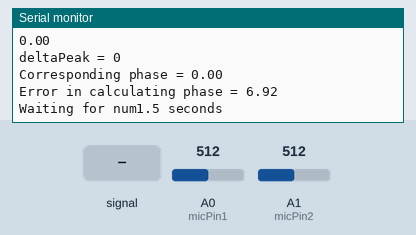
Recording of a sketch running on a simulated Teensy 4. Parts: the last lines printed to the serial monitor. The inputs (shaded band) are chosen by the test bench; at power-on: A1 (micPin2) = 512, A0 (micPin1) = 512 (analog values on the 0–1023 scale).

Above: at 1.7 s.
1.8 s: A0 (micPin1) fed a 200 Hz sine of ±81 counts around its level
3.3 s: A1 (micPin2) fed a 200 Hz sine of ±81 counts around its level
4.8 s: A1 (micPin2) set to 716
At 4.8 s:
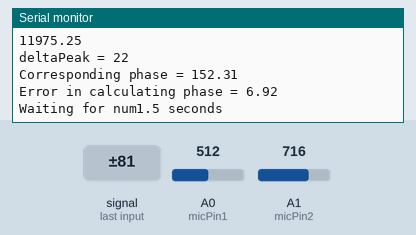
6.3 s: A0 (micPin1) set to 15
At 6.46 s:
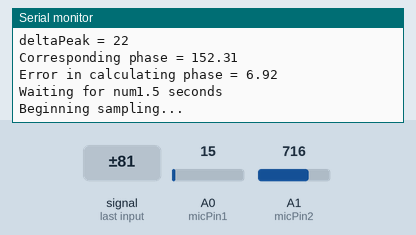
7.8 s: A1 (micPin2) fed a 1000 Hz sine of ±255 counts around its level
Timing chart, 0 to 10.3 s (numbered marks = the images above; inputs shaded):
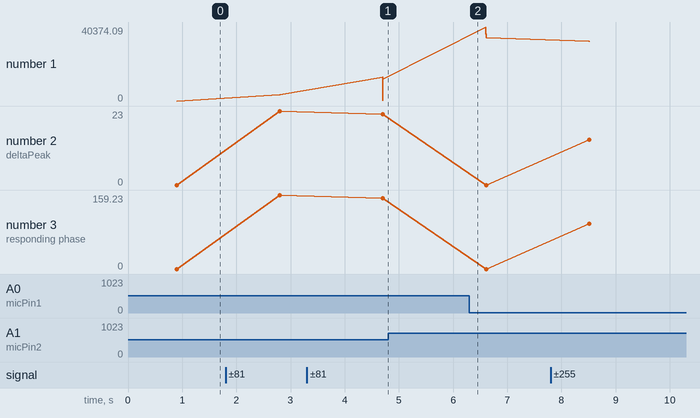

The sketch:

phase-calc-test.ino
```cpp
/* TESTED WITH FUNCGEN!
  takes 2 waveforms of same freqency, 1 lagging by some phase
  code performs beamforming algorithm at several times
  and calculates the phase difference of the 2 waveforms
*/
const int signalFreq = 100;

const int micPin1 = A0;
const int micPin2 = A1;

IntervalTimer samplingTimer;
const int numSamples = 512;   //total number of samples in waveform
volatile int sampleCounter;   //must be volatile because is used in both main() and ISR
int samples[2][numSamples]; //stores 2 waveforms

const int ANALOG_READ_RESOLUTION = 10;
const int ANALOG_READ_AVERAGING = 16;
const int fs = 5000;    //sampling frequency

void setup() {
  Serial.begin(115200);
  delay(500);

  pinMode(micPin1, INPUT);
  pinMode(micPin2, INPUT);
  analogReadResolution(ANALOG_READ_RESOLUTION);
  analogReadAveraging(ANALOG_READ_AVERAGING);
}

void loop() {
  Serial.println("Beginning sampling...");
  //record start time of sample taking
  long beginTime = millis();
  samplingBegin();
  //wait for sampling to complete
  while (sampleCounter < numSamples);

  //now do some signal processing

  //normalise them ie take out the DC component
  centerWaveform(samples[0], numSamples);
  centerWaveform(samples[1], numSamples);

  //doing a beamform at all possible non repeating deltas
  //ie calculating intensity when 2 signals are added with all possible phases

  const int hspr = 26;   //half of samples per revolution plus 1
  float bfReadings[hspr];
  for (int i = 0; i < hspr; i++){
    bfReadings[i] = beamformAtDelta(i);
  }

  //find the index of brReadings with highest value
  //this corresponds to the phase angle
  int deltaPeak = 0;
  for (int i = 1; i < hspr; i++){
    if (bfReadings[i] > bfReadings[deltaPeak]){
      deltaPeak = i;
    }
  }

  Serial.println("Result of beamform from 0 to 25 delta: ");
  for (int i = 0; i < 25; i++) {
    Serial.println(bfReadings[i]);
  }
  Serial.print("deltaPeak = ");
  Serial.println(deltaPeak);
  Serial.print("Corresponding phase = ");
  Serial.println((float) deltaPeak / hspr * 180);
  Serial.print("Error in calculating phase = ");
  Serial.println((float) 1 / hspr * 180);

  Serial.println("Waiting for num1.5 seconds");
  delay(1500);
}
//wow i wrote all this code fuck

float beamformAtDelta(int delta) {
  int sumSize = numSamples - delta;
  long *sum = (long*) calloc(sumSize, sizeof(long));

  //calloc inits all values to 0 so zeroArray not required
  for (int i = 0; i < sumSize; i++) {
    sum[i] = samples[0][i] + samples[1][i + delta];
  }
  float result = calcPower(sum, sumSize);
  free(sum);
  return result;
}

//calculates power of waveform
float calcPower(long *waveform, int wsize) {
  float result = 0;
  for (int i = 0; i < wsize; i++) {
    result += sq(waveform[i]);
  }
  result /= wsize;
  return result;
}

//take an matrix of waveforms[numwaves][wsize]
//sum all the waves into sum[wsize]
//sum[] is assumed to be zeroed
void addWaveforms(long *sum, int numwaves, int wsize, int **waveforms) {
  for (int i = 0; i < wsize; i++) {
    for (int j = 0; j < numwaves; j++) {
      sum[i] += waveforms[j][i];
    }
  }
}

void centerWaveform(int *waveform, int wsize) {
  long average = 0;
  //calculate mean
  for (int i = 0; i < wsize; i++) {
    average += waveform[i];
  }
  average /= numSamples;

  //subtract mean from each value in waveform[]
  for (int i = 0; i < wsize; i++) {
    waveform[i] -= average;
  }
}

//set all values in array to 0
void zeroArray(long *a, int asize) {
  for (int i = 0; i < asize; i++) {
    a[i] = 0;
  }
}

//record samples into samples[2][numSamples]
//should I do a noInterrupt in this callback?
void samplingCallback() {
  samples[0][sampleCounter] = analogRead(micPin1);
  samples[1][sampleCounter] = analogRead(micPin2);

  sampleCounter++;
  if (sampleCounter >= numSamples) {
    samplingTimer.end();
  }
}

//initialise samplingTimer
void samplingBegin() {
  //initialise the sampling timer to an interval of 1000000/fs uS
  sampleCounter = 0;
  samplingTimer.begin(samplingCallback, 1000000 / fs);
}
```

Measured:
- plotted number 1: 0 → 3287.97 after the input at 1.8 s, 3287.97 → 11975.25 after the input at 3.3 s, 11975.25 → 34451.5 after the input at 6.3 s, 34451.5 → 32442.35 after the input at 7.8 s
- plotted number 2: 0 → 23 after the input at 1.8 s, 23 → 22 after the input at 3.3 s, 0 → 14 after the input at 7.8 s
- plotted number 3: 0 → 159.23 after the input at 1.8 s, 159.23 → 152.31 after the input at 3.3 s, 0 → 96.92 after the input at 7.8 s
